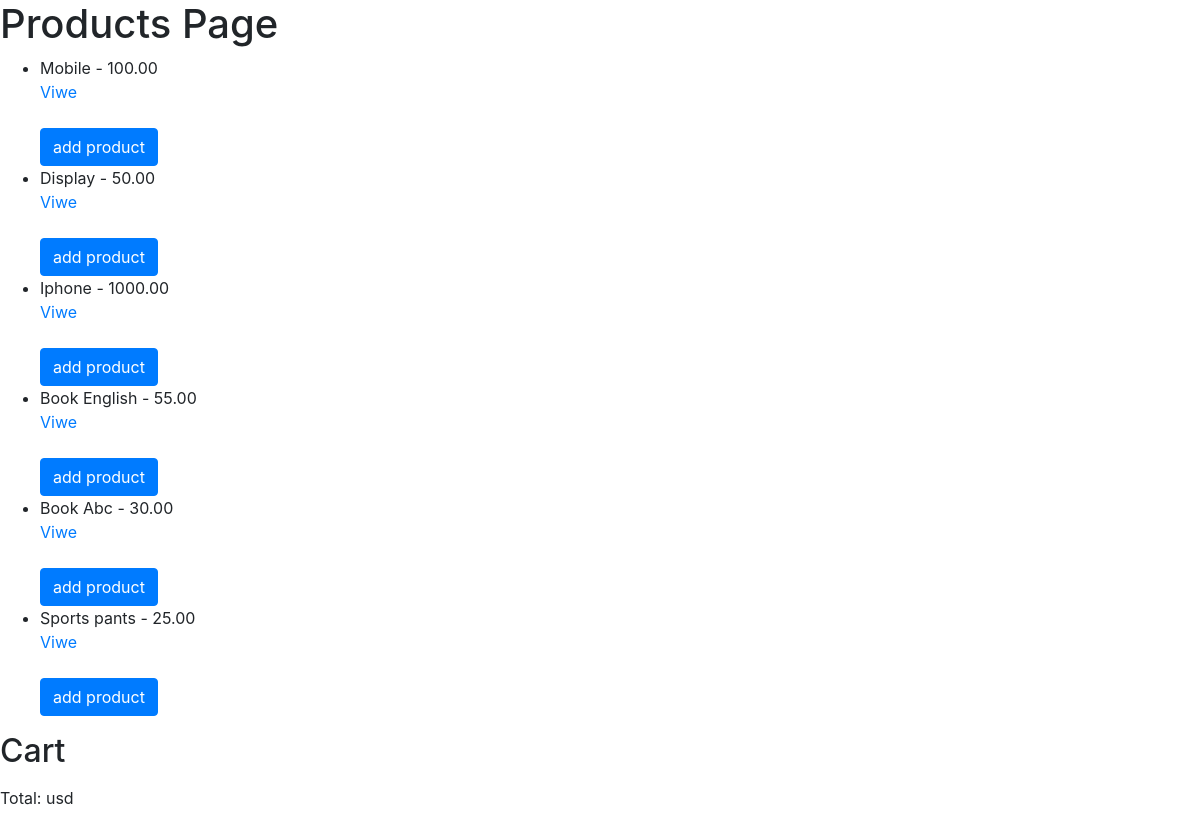
The app's page /product/ with its own data.
### users/models.py (models this page shows, shortened)
class Product(models.Model):
    name = models.CharField(max_length=50)
    description = models.TextField(max_length=100)
    price = models.DecimalField(max_digits=6, decimal_places=2, validators=[MinValueValidator(0)])
    category = models.ForeignKey(Category, on_delete=models.CASCADE, related_name='products', default=True)

### users/views.py (the view)
# urls.py: path('product/', ProductView.as_view(), name='product'),
class ProductView(View):
    def get(self,request):
        products = Product.objects.all()
        cart = request.session.get('cart', {})
        context = {
            'products': products,
            'cart': cart,
        }
        return render(request, 'accounts/product.html', context)

### templates/accounts/product.html (shortened to what this page needs)
<!DOCTYPE html>
<html lang="en">
<head>
    {% load static %}
    <link href="{% static 'vendor/bootstrap/css/bootstrap.min.css' %}" rel="stylesheet">
</head>
<body>
<h1>Products Page</h1>
{% block content %}
  <ul>
  {% if products%}
    {% for product in products %}
      <form action="{% url 'add_to_cart' product.id %}" method="POST">
          <li>{{ product.name }} - {{ product.price }}</li>
          <a href="{% url 'viwe_product' product.id %}">Viwe</a><br>
          <br>
            <button type="submit" class="btn btn-primary">add product</button>
      </form>
    {% endfor %}
    {% else%}
      <p> Product not found</p>
  {% endif %}
  </ul>
<div class="cart" >
    <h2>Cart</h2>
    <p>Total: {{ cart.total_price }} usd</p>
</div>
{% endblock %}
</body>
</html>

### records on screen
Product: name "Mobile", price "100.00"
Product: name "Display", price "50.00"
Product: name "Iphone", price "1000.00"
Product: name "Book English", price "55.00"
Product: name "Book Abc", price "30.00"
Product: name "Sports pants", price "25.00"
